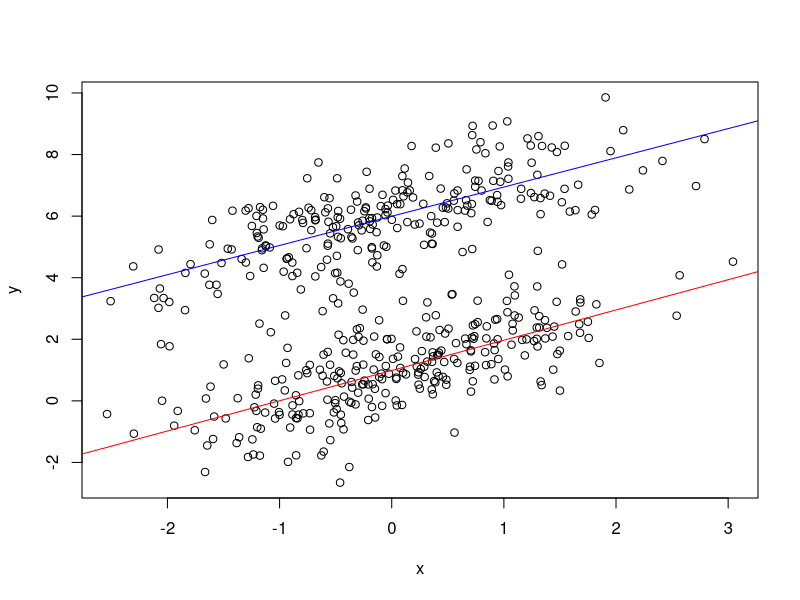

Write R code to recreate this figure. (Note: this script raises an error after producing the figure.)
# Simulation

# Regression with one dummy variable

e = rnorm(500,0,1)
x = rnorm(500,0,1)
d = rbinom(500,1,0.5)
beta0 = 1
delta0 = 5
beta1 = 1
y = beta0 + delta0*d + beta1*x + e
plot(x,y)
abline(lm(y[d==0]~x[d==0]),col="red")
abline(lm(y[d==1]~x[d==1]),col="blue")
summary(lm(y~d+x))

# Regression with 2 categories
attach(wage1)

summary(lm(wage~female+educ+exper+tenure))
# beta0hat = -1.56794
# delta0hat = -1.81085

male = 1-female

summary(lm(wage~female+male+educ+exper+tenure))

summary(lm(wage~male+educ+exper+tenure))

# Regression with 3 categories
attach(gpa1)

summary(lm(colGPA~business+engineer))
# 0.05149
# -0.14083

rest = 1-business-engineer

summary(lm(colGPA~business+rest))

# Regression with interaction of dummy variables
attach(wage1)

summary(lm(wage~female+married+I(female*married)))

# our base group here is single male
# average wage for this group is 5.168
# average wage for single female is 5.168-0.5564=4.6116
# average wage for married male is 5.168+2.8150=7.983
# average wage for married female is 5.1680-0.5564+2.8150-2.8607=4.5659

marrmale = (1-female)*married
marrfemale = female*married
singfemale = female*(1-married)

summary(lm(wage~marrmale+marrfemale+singfemale))

# our base group here is single male
# average wage for this group is 5.168
# average wage for single female is 5.168-0.5564=4.6116
# average wage for married male is 5.168+2.8150=7.983
# avefage wage for married female is 5.1680-0.6021=4.5659

# Question 1
attach(beauty)
# (a)
sum(abvavg*female)/sum(female)

sum(abvavg*(1-female))/sum((1-female))
# (b)
summary(lm(abvavg~female))

# (c) and (d)
summary(lm(lwage~belavg+abvavg,data=subset(beauty,female==1))) # only female observation

summary(lm(lwage~belavg+abvavg,data=subset(beauty,female==0)))

# (e)

summary(a<- lm(lwage~belavg+abvavg+educ+exper+expersq+union+goodhlth+black+married+south+bigcity+smllcity+service,data=subset(beauty,female==1)))

summary(a<- lm(lwage~belavg+abvavg+educ+exper+expersq+union+goodhlth+black+married+south+bigcity+smllcity+service,data=subset(beauty,female==0)))

# Question 2

# For loanapp data, it contains lots of missing value. 
# Usually people use . in excel to represent missing value
# However, R read . as one type of input.
# In order to tell R that . is missing value, we need to specify it as NA
# This can be done when we import data
attach(loanapp)

#(b)

summary(lm(approve~white))

# (c)

summary(lm(approve~white+hrat+obrat+loanprc+unem+male+married+dep+sch+cosign+chist+pubrec+mortlat1+mortlat2+vr, data = loanapp))

# (d)

summary(lm(approve~white+hrat+obrat+I(white*obrat)+loanprc+unem+male+married+dep+sch+cosign+chist+pubrec+mortlat1+mortlat2+vr))

# Question 3

# (a)

attach(jtrain2)

sum(train)/length(train)

attach(jtrain3)

sum(train)/length(train)

# (b)

attach(jtrain2)

summary(lm(re78~train))

# (c)

summary(lm(re78~train+re74+re75+educ+age+black+hisp))

# (d)

attach(jtrain3)

summary(lm(re78~train))

summary(lm(re78~train+re74+re75+educ+age+black+hisp))

# Linear Probability vs. Logistic regression

attach(mroz)
lpm <- lm(inlf~nwifeinc+educ+exper+expersq+age+kidslt6+kidsge6)
summary(lpm)

# percentage of correct prediction
# when yhat > 0.5 => we predict y = 1
# when yhat <= 0.5 => we predict y = 0

yhat <- lpm$fitted.values
ytilde = matrix(0,length(yhat),1)
for(i in 1:length(yhat)){
  ytilde[i] <- if(yhat[i]>0.5) 1 else 0
}
pcp = matrix(0,length(yhat),1)
for(i in 1:length(yhat)){
  pcp[i] <- if(ytilde[i]==inlf[i]) 1 else 0
}

sum(pcp)/length(yhat)

# Logit Model
logitm <-glm(inlf~nwifeinc+educ+exper+expersq+age+kidslt6+kidsge6,family = "binomial")
summary(logitm)

yhat <- logitm$fitted.values
ytilde = matrix(0,length(yhat),1)
for(i in 1:length(yhat)){
  ytilde[i] <- if(yhat[i]>0.5) 1 else 0
}
pcp = matrix(0,length(yhat),1)
for(i in 1:length(yhat)){
  pcp[i] <- if(ytilde[i]==inlf[i]) 1 else 0
}

sum(pcp)/length(yhat)
